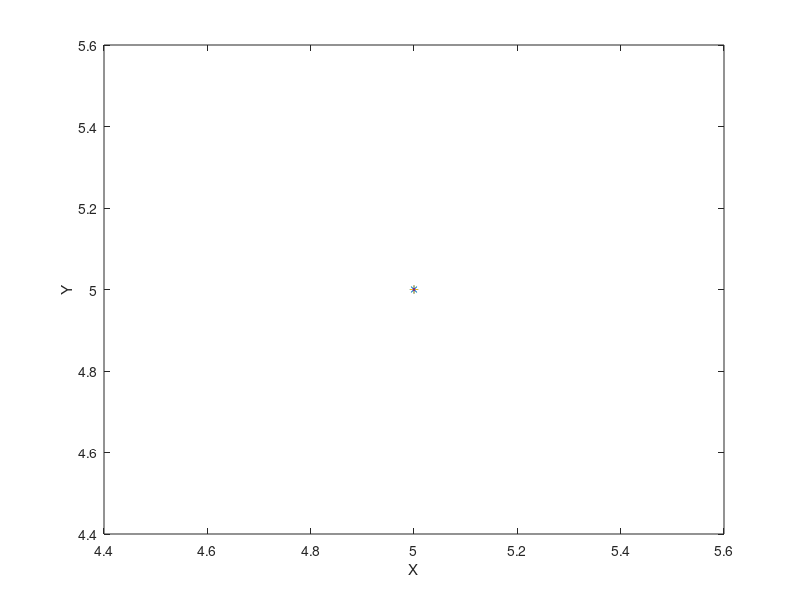

Reproduce this figure in MATLAB.
clear all;
clc;

#f=@(x,y,z) z;
#g=@(x,y,z) x*(z^2)-(y^2);

display("----------Runga Kutta Method For Second Order Differential Equation---------\n");

fun_of_f=input("Enter funtion f(x,y,z)\ne.g @(x,y,z) z : \n","s");
f=str2func(fun_of_f);

fun_of_g=input("\nEnter funtion g(x,y,z)\ne.g @(x,y,z) x+y-z : \n","s");
g=str2func(fun_of_g);

x(1) = input("\nEnter the inital value x0 : ");
y(1) = input("Enter the inital value y0 : ");
z(1) = input("Enter the inital value z0 : ");
h = input("Enter the value of h : ");
xfinal=input("Enter the value of xn : ");
N=(xfinal-x(1))/h;
for j=1:N
    fprintf("\nIteration %d:\n",j);
    x(j+1)=x(j)+h;
    k1=f(x(j),y(j),z(j));
    fprintf("\nk1=h*f(x0,y0,z0)\nk1=%f\n\n",k1);
    l1=g(x(j),y(j),z(j));
    fprintf("l1=h*g(x0,y0,z0)\nl1=%f\n\n",l1);
    k2=f(x(j)+h/2,y(j)+h/2*k1,z(j)+h/2*l1);
    fprintf("k2=h*f(x0+(h/2),y0+(k1/2),z0+(l1/2))\nk2=%f\n\n",k2);
    l2=g(x(j)+h/2,y(j)+h/2*k1,z(j)+h/2*l1);
    fprintf("l2=h*g(x0+(h/2),y0+(k1/2),z0+(l1/2))\nl2=%f\n\n",l2);
    k3=f(x(j)+h/2,y(j)+h/2*k2,z(j)+h/2*l2);
    fprintf("k3=h*f(x0+(h/2),y0+(k2/2),z0+(l2/2))\nk3=%f\n\n",k3);
    l3=g(x(j)+h/2,y(j)+h/2*k2,z(j)+h/2*l2);
    fprintf("l3=h*g(x0+(h/2),y0+(k2/2),z0+(l2/2))\nl3=%f\n\n",l3);
    k4=f(x(j)+h,y(j)+h*k3,z(j)+h*l3);
    fprintf("k4=h*f(x0+h,y0+k3,z0+l3)\nk4=%f\n\n",k4);
    l4=g(x(j)+h,y(j)+h*k3,z(j)+h*l3);
    fprintf("l4=h*g(x0+h,y0+k3,z0+l3)\nl4=%f\n\n",l4);
    y(j+1)=y(j)+h/6*(k1+2*k2+2*k3+k4);
    fprintf("Y(x%d+h))=y0+(1/6)*(k1+2*k2+2*k3+k4)\n",j-1);
    fprintf("y(%.1f)=%.4f\n\n",x(j)+h,y(j+1));
    z(j+1)=z(j)+h/6*(l1+2*l2+2*l3+l4);
    fprintf("Z(x%d+h))=z0+(1/6)*(l1+2*l2+2*l3+l4)\n",j-1);
    fprintf("Z(%.1f)=%.4f\n",x(j)+h,z(j+1));
end
disp(y(N+1));
figure;
plot(x,y,'*',x,y);
hold;
plot(x,z,'+',x,z);
xlabel('X');
ylabel('Y');